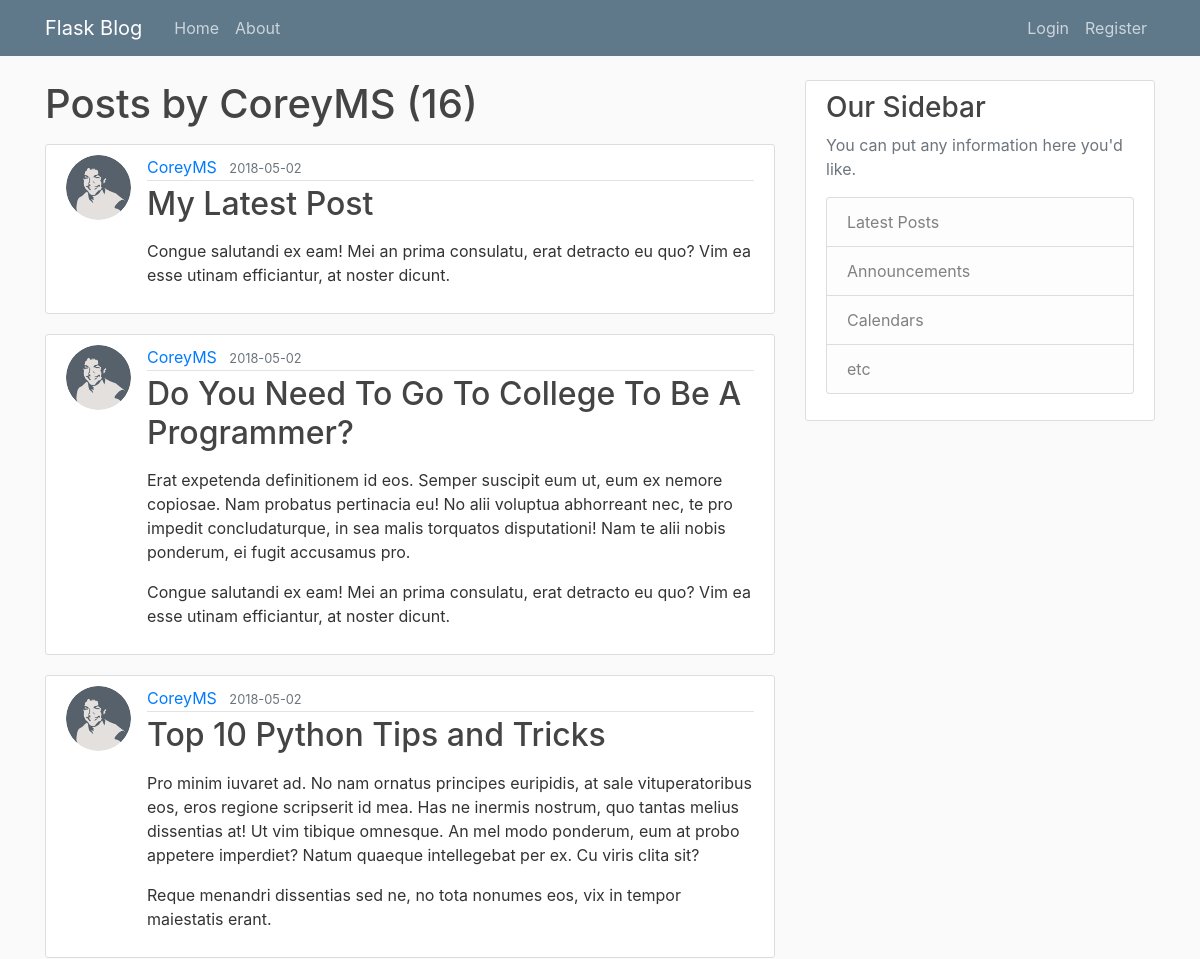
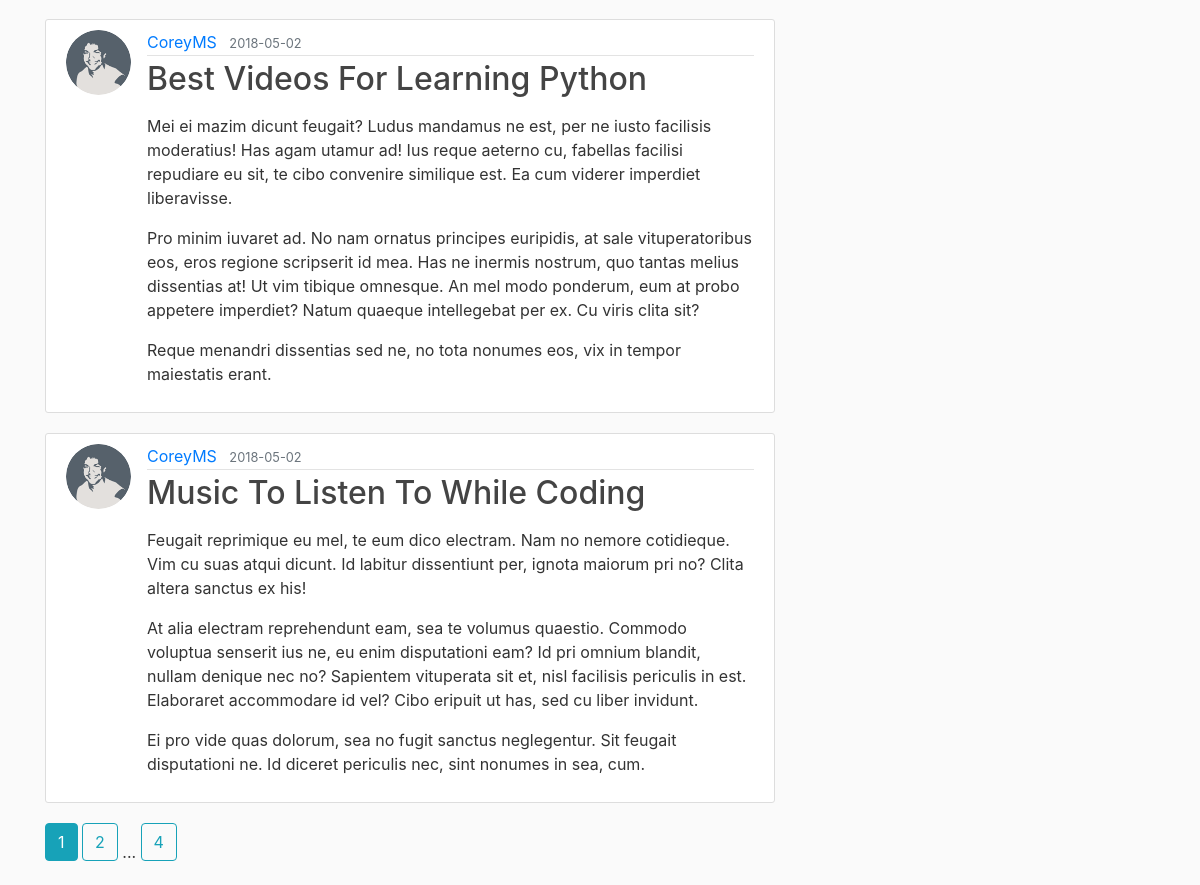
The app's page /user/CoreyMS with its own data (2 pictures, top to bottom).
### flaskblog/models.py (models this page shows, shortened)
class User(db.Model, UserMixin):
    id = db.Column(db.Integer, primary_key=True)
    username = db.Column(db.String(20), unique=True, nullable=False)
    email = db.Column(db.String(120), unique=True, nullable=False)
    image_file = db.Column(
        db.String(20),
        nullable=False,
        default='default.jpg')
    password = db.Column(db.String(60), nullable=False)
    posts = db.relationship('Post', backref='author', lazy=True)

class Post(db.Model):
    id = db.Column(db.Integer, primary_key=True)
    title = db.Column(db.String(100), nullable=False)
    date_posted = db.Column(
        db.DateTime,
        nullable=False,
        default=datetime.utcnow)
    content = db.Column(db.Text, nullable=False)
    user_id = db.Column(db.Integer, db.ForeignKey('user.id'), nullable=False)

### flaskblog/users/routes.py (the view)
@users.route("/user/<string:username>")
def user_posts(username):
    page = request.args.get('page', 1, type=int)
    user = User.query.filter_by(username=username).first_or_404()
    posts = Post.query.filter_by(author=user)\
        .order_by(Post.date_posted.desc())\
        .paginate(page=page, per_page=5)
    return render_template('user_posts.html', posts=posts, user=user)

### flaskblog/templates/user_posts.html
{% extends "layout.html" %}
{% block content %}
    <h1 class="mb-3">Posts by {{ user.username }} ({{ posts.total }})</h1>
    {% for post in posts.items %}
        <article class="media content-section">
          <img class="rounded-circle article-img" src="{{ url_for('static', filename='profile_pics/' + post.author.image_file) }}">
          <div class="media-body">
            <div class="article-metadata">
              <a class="mr-2" href="{{ url_for('users.user_posts', username=post.author.username) }}">{{ post.author.username }}</a>
              <small class="text-muted">{{ post.date_posted.strftime('%Y-%m-%d') }}</small>
            </div>
            <h2><a class="article-title" href="{{ url_for('posts.post', post_id=post.id) }}">{{ post.title }}</a></h2>
            <p class="article-content">{{ post.content | markdown }}</p>
          </div>
        </article>
    {% endfor %}
    {% for page_num in posts.iter_pages(left_edge=1, right_edge=1, left_current=1, right_current=2) %}
      {% if page_num %}
        {% if posts.page == page_num %}
          <a class="btn btn-info mb-4" href="{{ url_for('users.user_posts', username=user.username, page=page_num) }}">{{ page_num }}</a>
        {% else %}
          <a class="btn btn-outline-info mb-4" href="{{ url_for('users.user_posts', username=user.username, page=page_num) }}">{{ page_num }}</a>
        {% endif %}
      {% else %}
        ...
      {% endif %}
    {% endfor %}
{% endblock content %}

### flaskblog/static/main.css (style rules this page uses)
body { background: #fafafa; color: #333333; margin-top: 5rem; }
h1, h2, h3, h4, h5, h6 { color: #444444; }
.content-section { background: #ffffff; padding: 10px 20px; border: 1px solid #dddddd; border-radius: 3px; margin-bottom: 20px; }
.article-title { color: #444444; }
.article-content { white-space: pre-line; }
.article-img { height: 65px; width: 65px; margin-right: 16px; }
.article-metadata { padding-bottom: 1px; margin-bottom: 4px; border-bottom: 1px solid #e3e3e3 }

### records on screen
User: username "CoreyMS"
Post: image_file (picture), author.username "CoreyMS", date_posted "2018-05-02", title "My Latest Post", content "Congue salutandi ex eam! Mei an prima consulatu, erat detracto eu quo? Vim ea esse utinam efficiantur, at noster dicunt."
Post: image_file (picture), author.username "CoreyMS", date_posted "2018-05-02", title "Do You Need To Go To College To Be A Programmer?", content "Erat expetenda definitionem id eos. Semper suscipit eum ut, eum ex nemore copiosae. Nam probatus pertinacia eu! No alii voluptua abhorreant nec, te pro impedit concludaturque, in sea malis torquatos disputationi! Nam te alii nobis ponderum, ei fugit accusamus pro. Congue salutandi ex eam! Mei an prima consulatu, erat detracto eu quo? Vim ea esse utinam efficiantur, at noster dicunt."
Post: image_file (picture), author.username "CoreyMS", date_posted "2018-05-02", title "Top 10 Python Tips and Tricks", content "Pro minim iuvaret ad. No nam ornatus principes euripidis, at sale vituperatoribus eos, eros regione scripserit id mea. Has ne inermis nostrum, quo tantas melius dissentias at! Ut vim tibique omnesque. An mel modo ponderum, eum at probo appetere imperdiet? Natum quaeque intellegebat per ex. Cu viris clita sit? Reque menandri dissentias sed ne, no tota nonumes eos, vix in tempor maiestatis erant."
Post: image_file (picture), author.username "CoreyMS", date_posted "2018-05-02", title "Best Videos For Learning Python", content "Mei ei mazim dicunt feugait? Ludus mandamus ne est, per ne iusto facilisis moderatius! Has agam utamur ad! Ius reque aeterno cu, fabellas facilisi repudiare eu sit, te cibo convenire similique est. Ea cum viderer imperdiet liberavisse. Pro minim iuvaret ad. No nam ornatus principes euripidis, at sale vituperatoribus eos, eros regione scripserit id mea. Has ne inermis nostrum, quo tantas melius dissentias at! Ut vim tibique omnesque. An mel modo ponderum, eum at probo appetere imperdiet? Natum quaeque intellegebat per ex. Cu viris clita sit? Reque menandri dissentias sed ne, no tota nonumes eos, vix in tempor maiestatis erant."
Post: image_file (picture), author.username "CoreyMS", date_posted "2018-05-02", title "Music To Listen To While Coding", content "Feugait reprimique eu mel, te eum dico electram. Nam no nemore cotidieque. Vim cu suas atqui dicunt. Id labitur dissentiunt per, ignota maiorum pri no? Clita altera sanctus ex his! At alia electram reprehendunt eam, sea te volumus quaestio. Commodo voluptua senserit ius ne, eu enim disputationi eam? Id pri omnium blandit, nullam denique nec no? Sapientem vituperata sit et, nisl facilisis periculis in est. Elaboraret accommodare id vel? Cibo eripuit ut has, sed cu liber invidunt. Ei pro vide quas dolorum, sea no fugit sanctus neglegentur. Sit feugait disputationi ne. Id diceret periculis nec, sint nonumes in sea, cum."

### other values on screen
{{ posts.total }} "16"
{{ page_num }} "1"
{{ page_num }} "2" "4"
